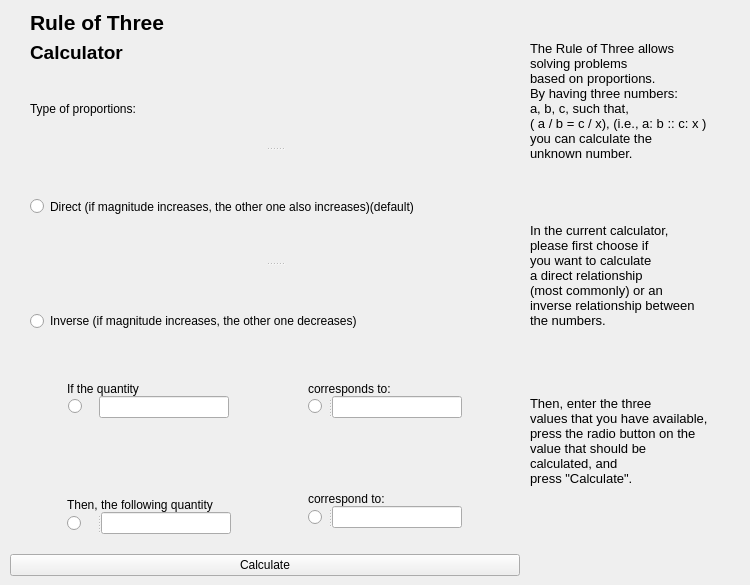
        <widget class="QWidget" name="tab_8">
         <attribute name="title">
          <string>Rule of Three</string>
         </attribute>
         <widget class="QWidget" name="layoutWidget_10">
          <property name="geometry">
           <rect>
            <x>10</x>
            <y>10</y>
            <width>510</width>
            <height>566</height>
           </rect>
          </property>
          <layout class="QVBoxLayout" name="verticalLayout_13">
           <item>
            <layout class="QVBoxLayout" name="verticalLayout_14">
             <item>
              <layout class="QVBoxLayout" name="verticalLayout_15">
               <property name="leftMargin">
                <number>20</number>
               </property>
               <item>
                <layout class="QVBoxLayout" name="verticalLayout_16">
                 <item>
                  <widget class="QLabel" name="label_25">
                   <property name="font">
                    <font>
                     <pointsize>16</pointsize>
                     <weight>75</weight>
                     <bold>true</bold>
                    </font>
                   </property>
                   <property name="text">
                    <string>Rule of Three</string>
                   </property>
                  </widget>
                 </item>
                 <item>
                  <widget class="QLabel" name="label_26">
                   <property name="font">
                    <font>
                     <pointsize>14</pointsize>
                     <weight>75</weight>
                     <bold>true</bold>
                    </font>
                   </property>
                   <property name="text">
                    <string>Calculator</string>
                   </property>
                  </widget>
                 </item>
                </layout>
               </item>
               <item>
                <widget class="QSplitter" name="splitter_2">
                 <property name="orientation">
                  <enum>Qt::Vertical</enum>
                 </property>
                 <widget class="QLabel" name="label_27">
                  <property name="text">
                   <string>Type of proportions:</string>
                  </property>
                 </widget>
                 <widget class="QRadioButton" name="b11">
                  <property name="focusPolicy">
                   <enum>Qt::StrongFocus</enum>
                  </property>
                  <property name="text">
                   <string>Direct (if magnitude increases, the other one also increases)(default)</string>
                  </property>
                 </widget>
                 <widget class="QRadioButton" name="b22">
                  <property name="focusPolicy">
                   <enum>Qt::NoFocus</enum>
                  </property>
                  <property name="autoFillBackground">
                   <bool>true</bool>
                  </property>
                  <property name="text">
                   <string>Inverse (if magnitude increases, the other one decreases)</string>
                  </property>
                 </widget>
                </widget>
               </item>
              </layout>
             </item>
             <item>
              <layout class="QGridLayout" name="gridLayout_3">
               <property name="horizontalSpacing">
                <number>20</number>
               </property>
               <property name="verticalSpacing">
                <number>60</number>
               </property>
               <item row="0" column="0">
                <layout class="QVBoxLayout" name="verticalLayout_17">
                 <item>
                  <widget class="QLabel" name="label_28">
                   <property name="text">
                    <string>If the quantity</string>
                   </property>
                  </widget>
                 </item>
                 <item>
                  <layout class="QHBoxLayout" name="horizontalLayout_11">
                   <item>
                    <widget class="QRadioButton" name="b1">
                     <property name="maximumSize">
                      <size>
                       <width>30</width>
                       <height>16777215</height>
                      </size>
                     </property>
                     <property name="autoFillBackground">
                      <bool>false</bool>
                     </property>
                     <property name="styleSheet">
                      <string notr="true"/>
                     </property>
                     <property name="text">
                      <string notr="true" extracomment="Please type here"/>
                     </property>
                    </widget>
                   </item>
                   <item>
                    <widget class="QLineEdit" name="l1">
                     <property name="maximumSize">
                      <size>
                       <width>130</width>
                       <height>16777215</height>
                      </size>
                     </property>
                    </widget>
                   </item>
                  </layout>
                 </item>
                 <item>
                  <widget class="QLabel" name="label_29">
                   <property name="maximumSize">
                    <size>
                     <width>100</width>
                     <height>100</height>
                    </size>
                   </property>
                   <property name="text">
                    <string/>
                   </property>
                   <property name="pixmap">
                    <pixmap>icon/rule3a.png</pixmap>
                   </property>
                   <property name="scaledContents">
                    <bool>true</bool>
                   </property>
                   <property name="alignment">
                    <set>Qt::AlignBottom|Qt::AlignHCenter</set>
                   </property>
                  </widget>
                 </item>
                </layout>
               </item>
               <item row="0" column="1">
                <layout class="QVBoxLayout" name="verticalLayout_18">
                 <item>
                  <layout class="QVBoxLayout" name="verticalLayout_19">
                   <item>
                    <widget class="QLabel" name="label_30">
                     <property name="text">
                      <string>corresponds to:</string>
                     </property>
                    </widget>
                   </item>
                   <item>
                    <widget class="QSplitter" name="splitter_3">
                     <property name="orientation">
                      <enum>Qt::Horizontal</enum>
                     </property>
                     <widget class="QRadioButton" name="b2">
                      <property name="maximumSize">
                       <size>
                        <width>20</width>
                        <height>20</height>
                       </size>
                      </property>
                      <property name="text">
                       <string notr="true"/>
                      </property>
                     </widget>
                     <widget class="QLineEdit" name="l2">
                      <property name="maximumSize">
                       <size>
                        <width>130</width>
                        <height>16777215</height>
                       </size>
                      </property>
                     </widget>
                    </widget>
                   </item>
                  </layout>
                 </item>
                 <item>
                  <widget class="QLabel" name="label_31">
                   <property name="maximumSize">
                    <size>
                     <width>100</width>
                     <height>100</height>
                    </size>
                   </property>
                   <property name="text">
                    <string/>
                   </property>
                   <property name="pixmap">
                    <pixmap>icon/rule3b.png</pixmap>
                   </property>
                   <property name="scaledContents">
                    <bool>true</bool>
                   </property>
                  </widget>
                 </item>
                </layout>
               </item>
               <item row="1" column="0">
                <layout class="QVBoxLayout" name="verticalLayout_20">
                 <item>
                  <layout class="QVBoxLayout" name="verticalLayout_21">
                   <property name="topMargin">
                    <number>6</number>
                   </property>
                   <item>
                    <widget class="QLabel" name="label_32">
                     <property name="text">
                      <string>Then, the following quantity</string>
                     </property>
                    </widget>
                   </item>
                   <item>
                    <widget class="QSplitter" name="splitter_4">
                     <property name="orientation">
                      <enum>Qt::Horizontal</enum>
                     </property>
                     <widget class="QRadioButton" name="b3">
                      <property name="maximumSize">
                       <size>
                        <width>30</width>
                        <height>16777215</height>
                       </size>
                      </property>
                      <property name="text">
                       <string notr="true"/>
                      </property>
                     </widget>
                     <widget class="QLineEdit" name="l3">
                      <property name="maximumSize">
                       <size>
                        <width>130</width>
                        <height>16777215</height>
                       </size>
                      </property>
                     </widget>
                    </widget>
                   </item>
                  </layout>
                 </item>
                 <item>
                  <widget class="QLabel" name="label_33">
                   <property name="maximumSize">
                    <size>
                     <width>100</width>
                     <height>100</height>
                    </size>
                   </property>
                   <property name="text">
                    <string/>
                   </property>
                   <property name="pixmap">
                    <pixmap>icon/rule3c.png</pixmap>
                   </property>
                   <property name="scaledContents">
                    <bool>true</bool>
                   </property>
                   <property name="alignment">
                    <set>Qt::AlignHCenter|Qt::AlignTop</set>
                   </property>
                  </widget>
                 </item>
                </layout>
               </item>
               <item row="1" column="1">
                <layout class="QVBoxLayout" name="verticalLayout_22">
                 <item>
                  <layout class="QVBoxLayout" name="verticalLayout_23">
                   <item>
                    <widget class="QLabel" name="label_34">
                     <property name="maximumSize">
                      <size>
                       <width>300</width>
                       <height>30</height>
                      </size>
                     </property>
                     <property name="text">
                      <string>correspond to:</string>
                     </property>
                    </widget>
                   </item>
                   <item>
                    <widget class="QSplitter" name="splitter_5">
                     <property name="orientation">
                      <enum>Qt::Horizontal</enum>
                     </property>
                     <widget class="QRadioButton" name="b4">
                      <property name="maximumSize">
                       <size>
                        <width>20</width>
                        <height>16777215</height>
                       </size>
                      </property>
                      <property name="layoutDirection">
                       <enum>Qt::LeftToRight</enum>
                      </property>
                      <property name="text">
                       <string notr="true"/>
                      </property>
                     </widget>
                     <widget class="QLineEdit" name="l4">
                      <property name="maximumSize">
                       <size>
                        <width>130</width>
                        <height>16777215</height>
                       </size>
                      </property>
                     </widget>
                    </widget>
                   </item>
                  </layout>
                 </item>
                 <item>
                  <widget class="QLabel" name="label_35">
                   <property name="maximumSize">
                    <size>
                     <width>100</width>
                     <height>100</height>
                    </size>
                   </property>
                   <property name="text">
                    <string/>
                   </property>
                   <property name="pixmap">
                    <pixmap>icon/rule3d.png</pixmap>
                   </property>
                   <property name="scaledContents">
                    <bool>true</bool>
                   </property>
                  </widget>
                 </item>
                </layout>
               </item>
              </layout>
             </item>
            </layout>
           </item>
           <item>
            <widget class="QPushButton" name="p">
             <property name="text">
              <string>Calculate</string>
             </property>
            </widget>
           </item>
          </layout>
         </widget>
         <widget class="QLabel" name="label_50">
          <property name="geometry">
           <rect>
            <x>530</x>
            <y>30</y>
            <width>211</width>
            <height>141</height>
           </rect>
          </property>
          <property name="font">
           <font>
            <pointsize>10</pointsize>
           </font>
          </property>
          <property name="text">
           <string>The Rule of Three allows 
solving problems 
based on proportions. 
By having three numbers: 
a, b, c, such that, 
( a / b = c / x), (i.e., a: b :: c: x ) 
you can calculate the 
unknown number.</string>
          </property>
         </widget>
         <widget class="QLabel" name="label_51">
          <property name="geometry">
           <rect>
            <x>530</x>
            <y>210</y>
            <width>201</width>
            <height>131</height>
           </rect>
          </property>
          <property name="font">
           <font>
            <pointsize>10</pointsize>
           </font>
          </property>
          <property name="text">
           <string>In the current calculator, 
please first choose if 
you want to calculate 
a direct relationship 
(most commonly) or an 
inverse relationship between 
the numbers.</string>
          </property>
         </widget>
         <widget class="QLabel" name="label_52">
          <property name="geometry">
           <rect>
            <x>530</x>
            <y>370</y>
            <width>201</width>
            <height>141</height>
           </rect>
          </property>
          <property name="font">
           <font>
            <pointsize>10</pointsize>
           </font>
          </property>
          <property name="text">
           <string>Then, enter the three 
values that you have available, 
press the radio button on the 
value that should be 
calculated, and 
press &quot;Calculate&quot;.</string>
          </property>
         </widget>
         <zorder>layoutWidget_10</zorder>
         <zorder></zorder>
         <zorder>label_50</zorder>
         <zorder>label_51</zorder>
         <zorder>label_52</zorder>
        </widget>
